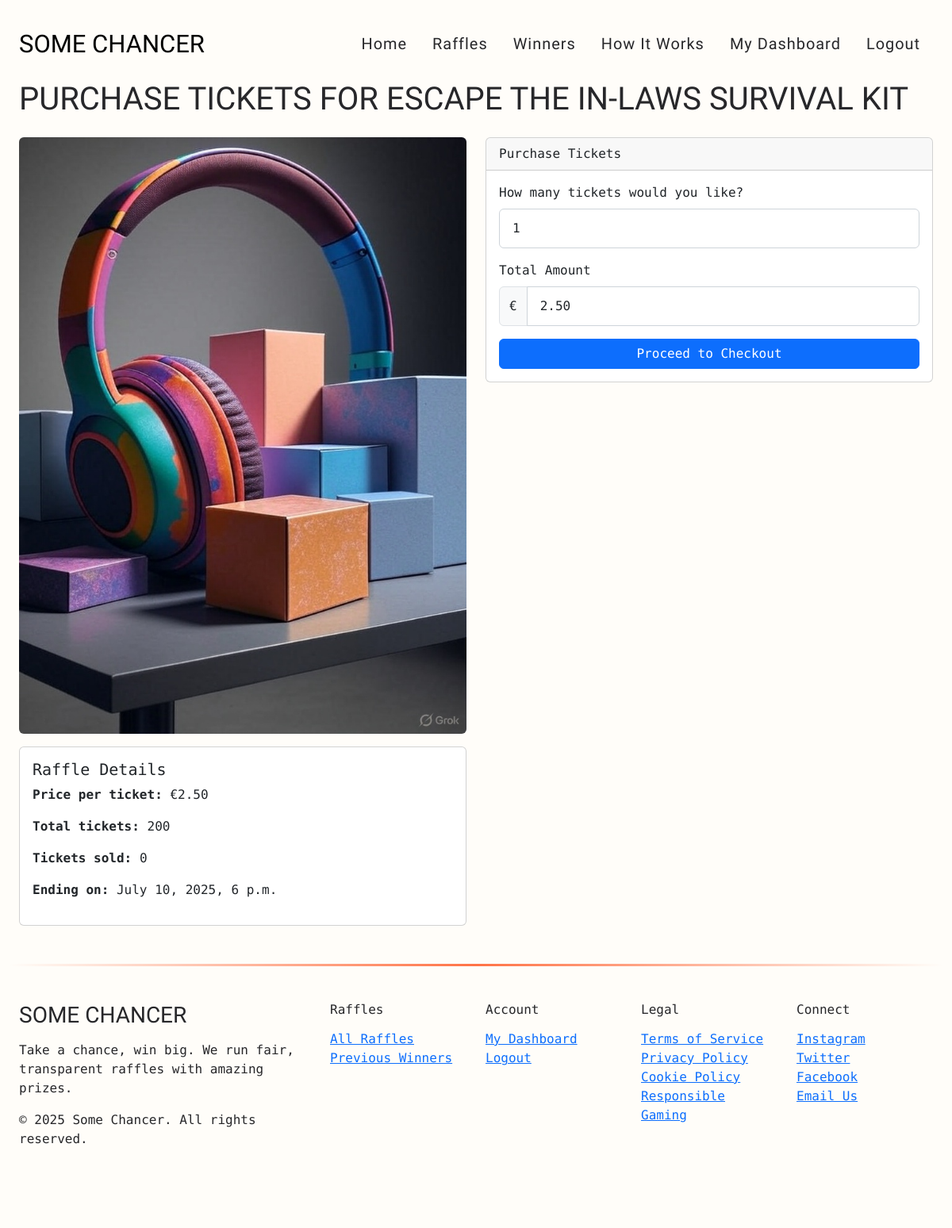
Screenshot of /raffle/1/purchase/ (signed in) with the database file from the repository.
### raffles/models.py (models this page shows, shortened)
class Raffle(models.Model):
    title = models.CharField(max_length=255)
    description = models.TextField()
    image = models.ImageField(upload_to='raffle_images/', blank=True, null=True)
    total_tickets = models.PositiveIntegerField()
    ticket_price = models.DecimalField(max_digits=10, decimal_places=2)
    start_date = models.DateTimeField()
    end_date = models.DateTimeField()
    is_active = models.BooleanField(default=True)
    created_at = models.DateTimeField(auto_now_add=True)
    featured = models.BooleanField(default=False)
    def tickets_sold(self):
        return self.ticket_set.count()

### raffles/views.py (the view)
# urls.py: path('raffle/<int:raffle_id>/purchase/', views.purchase_tickets, name='purchase_tickets'),
@login_required
def purchase_tickets(request, raffle_id):
    raffle = get_object_or_404(Raffle, id=raffle_id)
    if not raffle.is_active or raffle.end_date <= timezone.now():
        messages.error(request, "This raffle is no longer available for ticket purchases.")
        return redirect('raffles:raffle_detail', raffle_id=raffle.id)
    form = TicketPurchaseForm(raffle=raffle)
    return render(request, 'raffles/purchase_tickets.html', {
        'raffle': raffle,
        'form': form,
        'stripe_key': settings.STRIPE_PUBLISHABLE_KEY
    })

### raffles/forms.py
class TicketPurchaseForm(forms.Form):
    quantity = forms.IntegerField(
        validators=[
            MinValueValidator(1, message="You must purchase at least 1 ticket."),
            MaxValueValidator(100, message="You cannot purchase more than 100 tickets at once.")
        ],
        widget=forms.NumberInput(attrs={'class': 'form-control', 'min': 1, 'max': 100})
    )
    def __init__(self, *args, **kwargs):
        self.raffle = kwargs.pop('raffle', None)
        super().__init__(*args, **kwargs)
        if self.raffle:
            remaining_tickets = self.raffle.total_tickets - self.raffle.tickets_sold()
            self.fields['quantity'].validators.append(
                MaxValueValidator(remaining_tickets, message=f"Only {remaining_tickets} tickets available.")
            )

### templates/raffles/purchase_tickets.html (shortened to what this page needs)
{% extends 'base.html' %}
{% load static %}
{% block extra_css %}
<link rel="stylesheet" href="{% static 'css/style.css' %}">
{% endblock %}
{% block content %}
<div class="container">
    <h1>Purchase Tickets for {{ raffle.title }}</h1>
    <div class="row mt-4">
        <div class="col-md-6">
            {% if raffle.image %}
            <img src="{{ raffle.image.url }}" class="img-fluid rounded" alt="{{ raffle.title }}">
            {% else %}
            <div class="bg-secondary text-white text-center p-5 rounded">No Image Available</div>
            {% endif %}
            <div class="card mt-3">
                <div class="card-body">
                    <h5 class="card-title">Raffle Details</h5>
                    <p><strong>Price per ticket:</strong> €{{ raffle.ticket_price }}</p>
                    <p><strong>Total tickets:</strong> {{ raffle.total_tickets }}</p>
                    <p><strong>Tickets sold:</strong> {{ raffle.tickets_sold }}</p>
                    <p><strong>Ending on:</strong> {{ raffle.end_date }}</p>
                </div>
            </div>
        </div>
        <div class="col-md-6">
            <div class="card">
                <div class="card-header">Purchase Tickets</div>
                <div class="card-body">
                    <form id="payment-form">
                        <div class="mb-3">
                            <label for="ticket-quantity" class="form-label">How many tickets would you like?</label>
                            <input type="number" class="form-control" id="ticket-quantity" name="quantity" min="1" value="1">
                        </div>
                        <div class="mb-3">
                            <label class="form-label">Total Amount</label>
                            <div class="input-group">
                                <span class="input-group-text">€</span>
                                <span class="form-control" id="total-price">{{ raffle.ticket_price }}</span>
                            </div>
                        </div>
                        <button id="checkout-button" class="btn btn-primary w-100">Proceed to Checkout</button>
                    </form>
                </div>
            </div>
        </div>
    </div>
</div>
{% endblock %}

### static/css/style.css (style rules this page uses)
* { box-sizing: border-box; }
:root { --brand-blue: #4876ff; --brand-lime: #d9f154; --brand-navy: #2e3192; --brand-orange: #ff7347; --brand-pink: #f7d0e9; --brand-purple: #692e54; --brand-gray: #fffdf9; --step--2: clamp(0.7813rem, 0.7747rem + 0.0326vw, 0.8rem); --step--1: clamp(0.9375rem, 0.9158rem + 0.1087vw, 1rem); --step-0: clamp(1.125rem, 1.0815rem + 0.2174vw, 1.25rem); --step-1: clamp(1.35rem, 1.2761rem + 0.3696vw, 1.5625rem); --step-2: clamp(1.62rem, 1.5041rem + 0.5793vw, 1.9531rem); --step-3: clamp(1.944rem, 1.771rem + 0.8651vw, 2.4414rem); --step-4: clamp(2.3328rem, 2.0827rem + 1.2504vw, 3.0518rem); --step-5: clamp(2.7994rem, 2.4462rem + 1.7658vw, 3.8147rem); --step-6: clamp(3.3592rem, 2.8691rem + 2.4507vw, 4.7684rem); }
body { font-family: "DM Mono", monospace; margin: 0; box-sizing: border-box; color: rgb(39, 39, 42); padding: 12px; background-color: var(--brand-gray); background-image: url("/static/images/bg-texture.png"); background-repeat: no-repeat; background-position: center; background-size: cover; }
h1, h2, h3 { font-family: "Bowlby One SC", cursive; text-transform: uppercase; }
.container { max-width: 1200px; margin: 0 auto; width: 100%; }
.form-control { font-family: "DM Mono", monospace; border: 1px solid #ced4da; border-radius: 0.375rem; padding: 0.75rem 1rem; transition: border-color 0.2s ease-in-out, box-shadow 0.2s ease-in-out; }

### rows the page displays
Raffle: title "ESCAPE THE IN-LAWS SURVIVAL KIT", image (picture), ticket_price "2.50", total_tickets "200", tickets_sold "0", end_date "July 10, 2025, 6 p.m."
